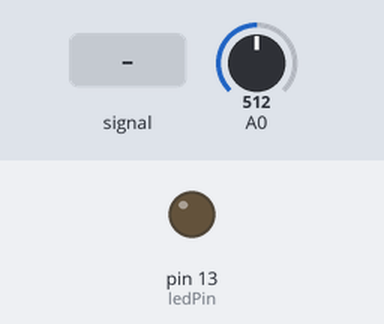
Bench run of a sketch on a simulated Arduino Uno, built with avr-gcc and run on an emulated ATmega328P. Parts: output pins drawn as LEDs (lit = HIGH). The test bench sets the inputs (shaded band); at power-on: A0 = 512. What the sketch prints to the serial monitor is not drawn.

Above: at 0.01 s.
At 1.2 s:
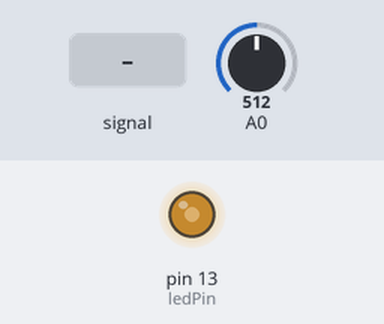
1.3 s: A0 fed a 200 Hz sine of ±81 counts around its level
3.3 s: A0 set to 716
5.4 s: A0 fed a 1000 Hz sine of ±255 counts around its level
7.5 s: A0 fed a 2 Hz sine of ±306 counts around its level
9.3 s: A0 set to 0
Timing chart, 0 to 12.3 s (numbered marks = the images above; inputs shaded):
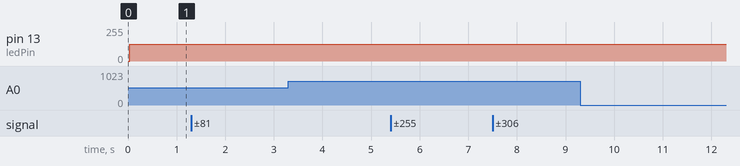

The sketch:

tp_tiemporeal_final.ino
```cpp
#include <TimerOne.h>

// Canal ADC
int adcCh = 0;

long timer_period = 1000000 / 10000;

// Led
int ledPin = 13;
int ledPinVal = 0;

#ifndef BV
#define BV(bit) (1 << (bit))
#endif

void setup_adc() {

#if defined(__AVR_ATmega1280__)
  // Desactivar el ahorro de energia del ADC
  PRR0 &= ~BV(PRADC);
#else
  // Desactivar el ahorro de energia del ADC
  PRR &= ~BV(PRADC);
#endif

  // Eleccion del voltaje de referencia ADC (tabla 23-3) y del canal.
  // AVcc en este caso.
  // ADLAR: Ajuste a izquierda de la lectura del ADC. Solo me interesan los 8 bits m'as significativos.
  ADMUX = BV(REFS0) | BV(ADLAR) | adcCh;

  // ADEN: Activar el ADC.
  // ADSC: Iniciar la conversi'on.
  // ADATE: Auto trigger, inicia la conversi'on del origen seleccionado.
  // ADIE: Activar la interrupcion de notificaci'on de fin de conversi'on.
  // ADPS2: Prescaler/16.
  ADCSRA = BV(ADEN) /* | BV(ADSC) */ /* | BV(ADATE) */ | BV(ADIE) | BV(ADPS2);
  // ADCSRA = 0;

  // Timer1/Counter1.
  ADCSRB = 0; /* BV(ADTS2) | BV(ADTS1) | BV(ADTS0); */
}

void setup_timer1() {
  Timer1.initialize(timer_period);
  Timer1.attachInterrupt(callback, timer_period);
}

void setup() {
  // Led
  pinMode(ledPin, OUTPUT);

  // Serial
  Serial.begin(115200);

  // ADC
  setup_adc();

  // Timer1
  setup_timer1();
}

void loop() {

}

void callback() {
  // digitalWrite(ledPin, ledPinVal ? HIGH : LOW);
  // ledPinVal = 1 - ledPinVal;
  ADCSRA |= BV(ADSC);
}

ISR(ADC_vect)
{
  // LED Scrambler para verificar actividad
  digitalWrite(ledPin, ledPinVal ? HIGH : LOW);
  ledPinVal = 1 - ledPinVal;

  // ADC
  int valorADC = ADCH;

  Serial.write(valorADC);
}
```

Measured:
- after the input at 1.3 s, every drawn part: stays the same
- after the input at 3.3 s, every drawn part: stays the same
- after the input at 5.4 s, every drawn part: stays the same
- after the input at 7.5 s, every drawn part: stays the same
- after the input at 9.3 s, every drawn part: stays the same
